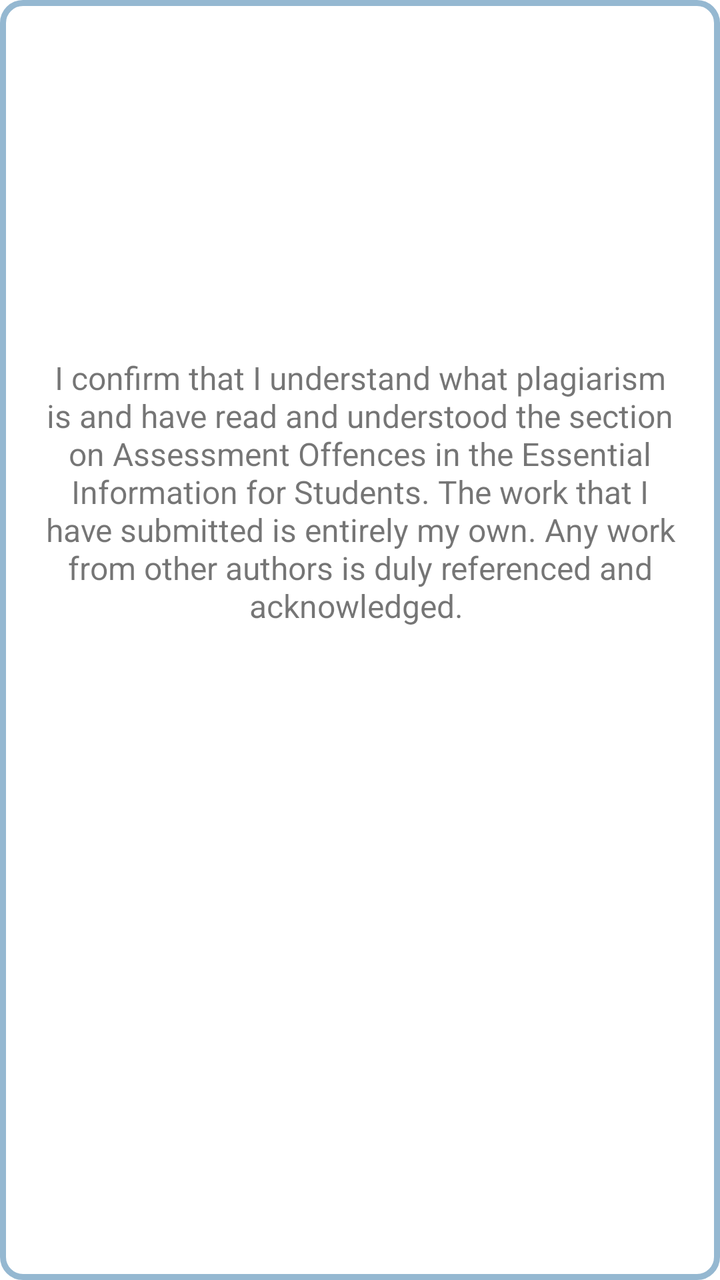
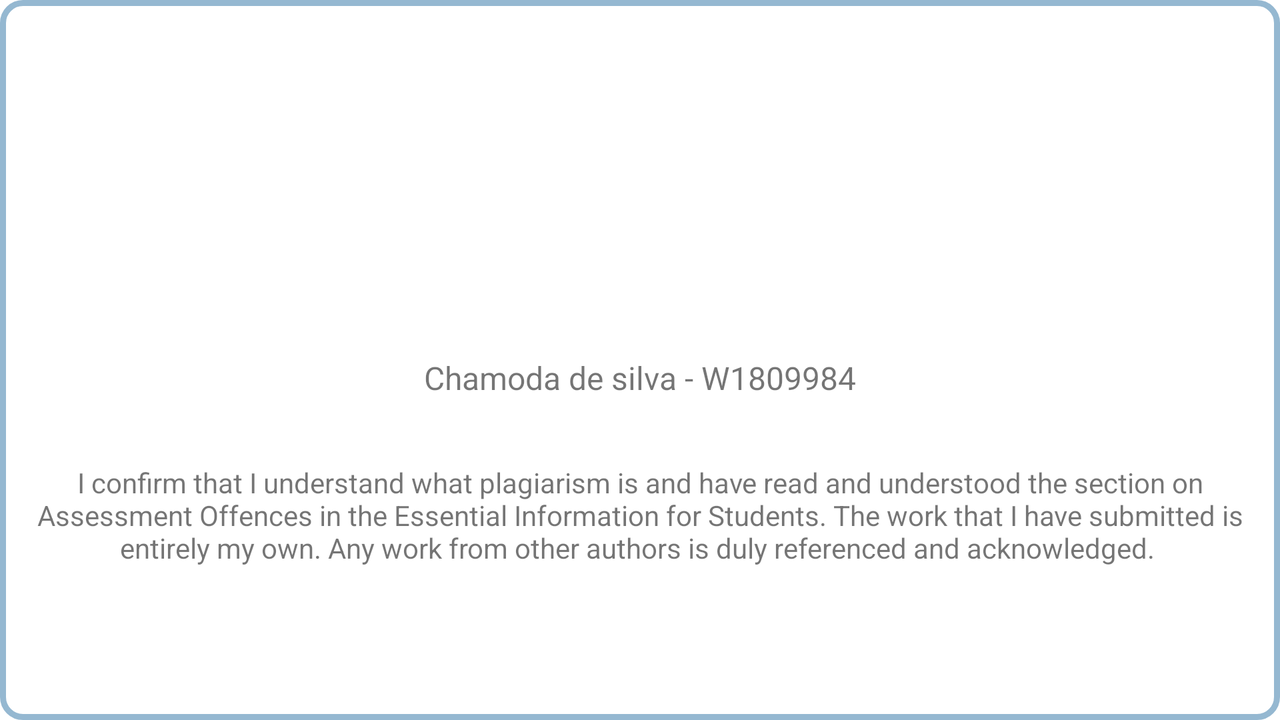

Two renders of one Android screen. The first uses the default layout on a phone; the second uses the alternative layout the repository ships for a different screen configuration, on a matching device. The two XML files are below.
<!-- AndroidManifest.xml: application theme Theme.AndroidCW1 -->
<!-- res/layout/activity_pop_up_window.xml -->
<?xml version="1.0" encoding="utf-8"?>
<RelativeLayout xmlns:android="http://schemas.android.com/apk/res/android"
    xmlns:app="http://schemas.android.com/apk/res-auto"
    xmlns:tools="http://schemas.android.com/tools"
    android:layout_width="match_parent"
    android:layout_height="match_parent"
    android:background="@drawable/circlebackground"
    tools:context=".PopUpWindow">


    <ImageView
        android:id="@+id/imgAbout"
        android:layout_width="150dp"
        android:layout_height="150dp"
        android:layout_centerHorizontal="true"
        android:layout_marginTop="18dp"
        android:src="@drawable/about" />


    <TextView
        android:id="@+id/txtAbout"
        android:layout_width="wrap_content"
        android:layout_height="wrap_content"
        android:text="I confirm that I understand what plagiarism is and have read and
understood the section on Assessment Offences in the Essential
Information for Students. The work that I have submitted is
entirely my own. Any work from other authors is duly referenced
and acknowledged.
"
        android:textSize="16sp"
        android:layout_below="@+id/imgAbout"
        android:gravity="center"
        android:layout_centerHorizontal="true"
        android:layout_marginTop="10dp"
        android:layout_marginRight="20dp"
        android:layout_marginLeft="20dp"/>
</RelativeLayout>
<!-- resources referenced by this layout -->
<resources>
  <!-- drawable circlebackground (drawable) -->
  <?xml version="1.0" encoding="utf-8"?>
  <shape xmlns:android="http://schemas.android.com/apk/res/android">
      <solid android:color="#ffffff" />
      <stroke android:width="3dp"
          android:color="@color/colorPrimary"/>
      <corners android:radius="10dp"/>
  
  </shape>
  <style name="Theme.AndroidCW1" parent="Theme.MaterialComponents.DayNight.DarkActionBar">
          
          <item name="colorPrimary">@color/purple_500</item>
          <item name="colorPrimaryVariant">@color/purple_700</item>
          <item name="colorOnPrimary">@color/white</item>
          
          <item name="colorSecondary">@color/teal_200</item>
          <item name="colorSecondaryVariant">@color/teal_700</item>
          <item name="colorOnSecondary">@color/black</item>
          
          <item name="android:statusBarColor" tools:targetApi="l">?attr/colorPrimaryVariant</item>
          
      </style>
  <color name="colorPrimary">#95b8d1 </color>
  <color name="purple_500">#FF6200EE</color>
  <color name="purple_700">#FF3700B3</color>
  <color name="white">#FFFFFFFF</color>
  <color name="teal_200">#FF03DAC5</color>
  <color name="teal_700">#FF018786</color>
  <color name="black">#FF000000</color>
</resources>
<!-- res/layout-land/activity_pop_up_window.xml (the repository's variant of the layout above) -->
<!-- drawn on the phone turned sideways -->
<?xml version="1.0" encoding="utf-8"?>
<RelativeLayout xmlns:android="http://schemas.android.com/apk/res/android"
    xmlns:app="http://schemas.android.com/apk/res-auto"
    xmlns:tools="http://schemas.android.com/tools"
    android:layout_width="match_parent"
    android:layout_height="match_parent"
    android:background="@drawable/circlebackground"
    tools:context=".PopUpWindow">


    <ImageView
        android:id="@+id/imgAbout"
        android:layout_width="150dp"
        android:layout_height="150dp"
        android:layout_centerHorizontal="true"
        android:layout_marginTop="18dp"
        android:src="@drawable/about" />

    <TextView
        android:id="@+id/txtAboutHeadline"
        android:layout_width="wrap_content"
        android:layout_height="wrap_content"
        android:text="Chamoda de silva - W1809984"
        android:textSize="16sp"
        android:layout_centerHorizontal="true"
        android:layout_marginTop="10dp"
        android:layout_below="@+id/imgAbout"/>

    <TextView
        android:id="@+id/txtAbout"
        android:layout_width="wrap_content"
        android:layout_height="96dp"
        android:layout_below="@+id/txtAboutHeadline"
        android:layout_centerHorizontal="true"
        android:layout_marginLeft="18dp"
        android:layout_marginTop="10dp"
        android:layout_marginRight="18dp"
        android:gravity="center"
        android:text="I confirm that I understand what plagiarism is and have read and
understood the section on Assessment Offences in the Essential
Information for Students. The work that I have submitted is
entirely my own. Any work from other authors is duly referenced
and acknowledged.
"
        android:textSize="14sp" />
</RelativeLayout>
